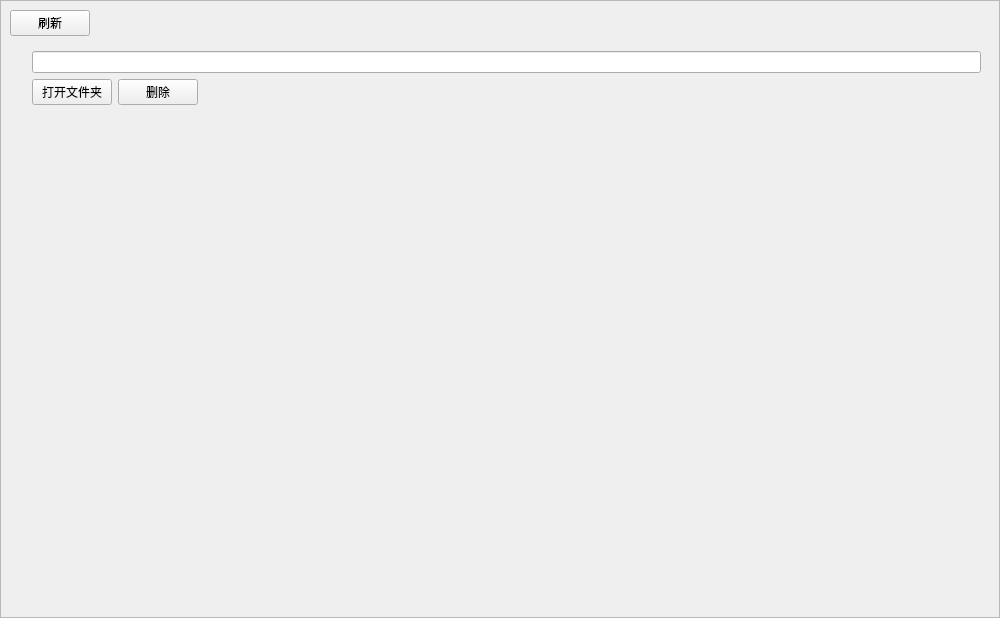
<?xml version="1.0" encoding="UTF-8"?>
<ui version="4.0">
 <class>GameInfo</class>
 <widget class="QWidget" name="GameInfo">
  <property name="geometry">
   <rect>
    <x>0</x>
    <y>0</y>
    <width>1000</width>
    <height>618</height>
   </rect>
  </property>
  <property name="windowTitle">
   <string>游戏信息</string>
  </property>
  <layout class="QGridLayout" name="gridLayout">
   <property name="leftMargin">
    <number>0</number>
   </property>
   <property name="topMargin">
    <number>0</number>
   </property>
   <property name="rightMargin">
    <number>0</number>
   </property>
   <property name="bottomMargin">
    <number>0</number>
   </property>
   <property name="spacing">
    <number>0</number>
   </property>
   <item row="0" column="0">
    <widget class="QScrollArea" name="scrollArea">
     <property name="widgetResizable">
      <bool>true</bool>
     </property>
     <widget class="QWidget" name="scrollAreaWidgetContents">
      <property name="geometry">
       <rect>
        <x>0</x>
        <y>0</y>
        <width>998</width>
        <height>616</height>
       </rect>
      </property>
      <layout class="QGridLayout" name="gridLayout_2">
       <item row="0" column="0">
        <widget class="QPushButton" name="pb_refresh">
         <property name="text">
          <string>刷新</string>
         </property>
        </widget>
       </item>
       <item row="0" column="1">
        <spacer name="horizontalSpacer_2">
         <property name="orientation">
          <enum>Qt::Horizontal</enum>
         </property>
         <property name="sizeHint" stdset="0">
          <size>
           <width>40</width>
           <height>20</height>
          </size>
         </property>
        </spacer>
       </item>
       <item row="2" column="0" colspan="2">
        <widget class="QWidget" name="widget_2" native="true">
         <layout class="QGridLayout" name="gl_versions"/>
        </widget>
       </item>
       <item row="1" column="0" colspan="2">
        <widget class="QWidget" name="widget" native="true">
         <layout class="QGridLayout" name="gl_info">
          <item row="1" column="1">
           <widget class="QPushButton" name="pb_opendir">
            <property name="text">
             <string>打开文件夹</string>
            </property>
           </widget>
          </item>
          <item row="1" column="3">
           <spacer name="horizontalSpacer">
            <property name="orientation">
             <enum>Qt::Horizontal</enum>
            </property>
            <property name="sizeHint" stdset="0">
             <size>
              <width>40</width>
              <height>20</height>
             </size>
            </property>
           </spacer>
          </item>
          <item row="1" column="2">
           <widget class="QPushButton" name="pb_delete">
            <property name="text">
             <string>删除</string>
            </property>
           </widget>
          </item>
          <item row="0" column="1" colspan="3">
           <widget class="QLineEdit" name="le_name"/>
          </item>
          <item row="0" column="0" rowspan="2">
           <widget class="QLabel" name="l_logo">
            <property name="text">
             <string/>
            </property>
           </widget>
          </item>
         </layout>
        </widget>
       </item>
       <item row="3" column="0">
        <spacer name="verticalSpacer">
         <property name="orientation">
          <enum>Qt::Vertical</enum>
         </property>
         <property name="sizeHint" stdset="0">
          <size>
           <width>20</width>
           <height>40</height>
          </size>
         </property>
        </spacer>
       </item>
      </layout>
     </widget>
    </widget>
   </item>
  </layout>
 </widget>
 <resources/>
 <connections/>
</ui>
